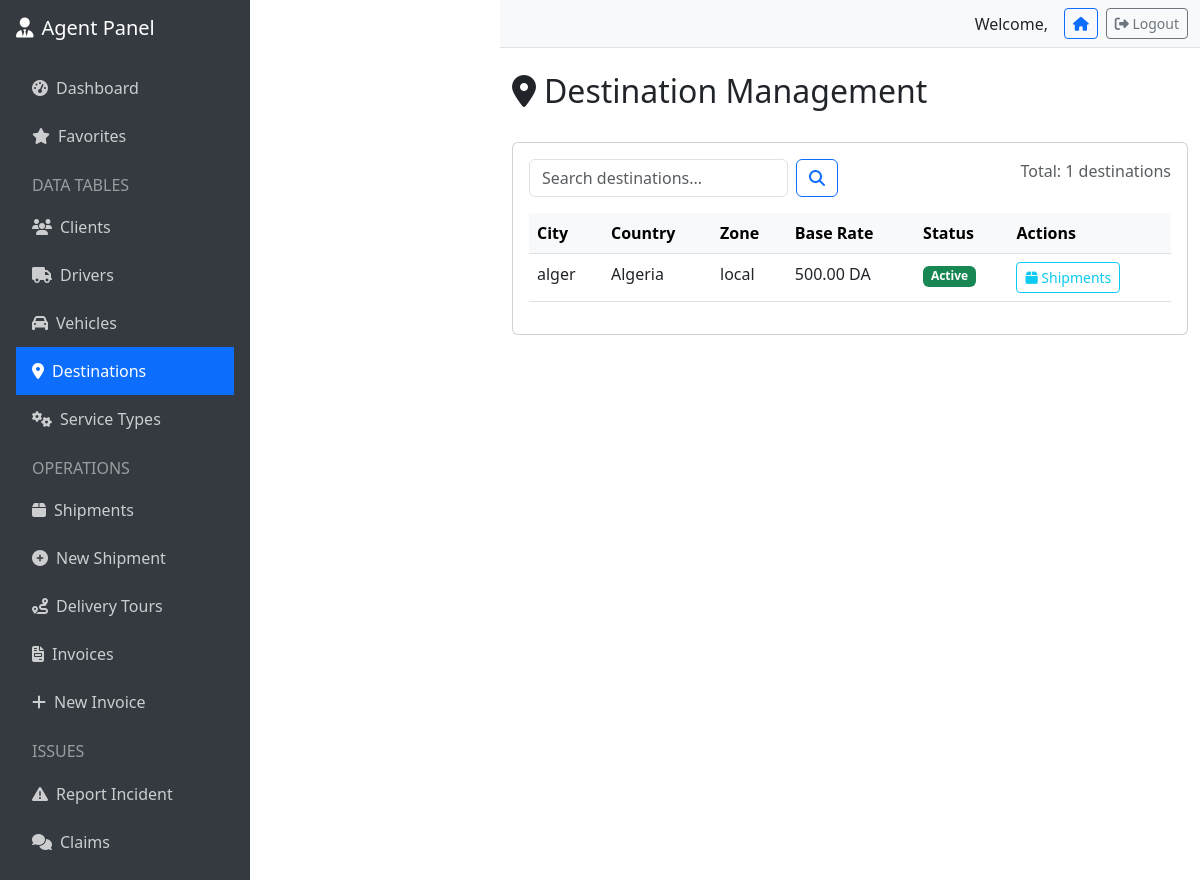
Screenshot of /agent/destinations/ with the database file from the repository.
### common/models.py (models this page shows, shortened)
class Destination(models.Model):
    ZONE_CHOICES = [
        ('local', 'Local'),
        ('national', 'National'),
        ('international', 'International'),
    ]
    code = models.CharField(max_length=10, unique=True, verbose_name="Code")
    city = models.CharField(max_length=100, verbose_name="City")
    state = models.CharField(max_length=100, blank=True, verbose_name="State/Province")
    country = models.CharField(max_length=100, default='Algeria', verbose_name="Country")
    zone = models.CharField(max_length=20, choices=ZONE_CHOICES, verbose_name="Zone")
    base_tariff = models.DecimalField(
        max_digits=10,
        decimal_places=2,
        validators=[MinValueValidator(0)],
        verbose_name="Base Tariff (DA)",
        help_text="Fixed amount for this destination"
    )
    is_active = models.BooleanField(default=True, verbose_name="Active")
    created_at = models.DateTimeField(auto_now_add=True)
    class Meta:
        db_table = 'destinations'
        ordering = ['country', 'city']
        unique_together = ['city', 'country']
        verbose_name = 'Destination'
        verbose_name_plural = 'Destinations'

### agent/views.py (the view)
# urls.py: path('destinations/', views.DestinationListView.as_view(), name='destination_list'),
class DestinationListView(ListView):
    model = Destination
    template_name = 'agent/destination_list.html'
    paginate_by = 20

### agent/templates/agent/destination_list.html (shortened to what this page needs)
{% extends 'agent/base.html' %}
{% block content %}
<div class="d-flex justify-content-between align-items-center mb-4">
    <h2><i class="fas fa-map-marker-alt me-2"></i>Destination Management</h2>
</div>
<div class="card">
    <div class="card-body">
        <div class="row mb-3">
            <div class="col-md-6">
                <form method="get" class="d-flex">
                    <input type="text" name="search" class="form-control me-2"
                           placeholder="Search destinations..." value="{{ request.GET.search }}">
                    <button type="submit" class="btn btn-outline-primary">
                        <i class="fas fa-search"></i>
                    </button>
                </form>
            </div>
            <div class="col-md-6 text-end">
                <span class="text-muted">Total: {{ page_obj.paginator.count }} destinations</span>
            </div>
        </div>
        {% if object_list %}
            <div class="table-responsive">
                <table class="table table-hover">
                    <thead class="table-light">
                        <tr>
                            <th>City</th>
                            <th>Country</th>
                            <th>Zone</th>
                            <th>Base Rate</th>
                            <th>Status</th>
                            <th>Actions</th>
                        </tr>
                    </thead>
                    <tbody>
                        {% for destination in object_list %}
                            <tr>
                                <td>{{ destination.city }}</td>
                                <td>{{ destination.country }}</td>
                                <td>{{ destination.zone }}</td>
                                <td>{{ destination.base_tariff }} DA</td>
                                <td>
                                    <span class="badge bg-{% if destination.is_active %}success{% else %}secondary{% endif %}">
                                        {% if destination.is_active %}Active{% else %}Inactive{% endif %}
                                    </span>
                                </td>
                                <td>
                                    <div class="btn-group" role="group">
                                        <a href="{% url 'agent:shipment_list' %}?destination={{ destination.pk }}"
                                           class="btn btn-sm btn-outline-info">
                                            <i class="fas fa-box"></i> Shipments
                                        </a>
                                    </div>
                                </td>
                            </tr>
                        {% endfor %}
                    </tbody>
                </table>
            </div>
        {% else %}
            <div class="text-center py-5">
                <i class="fas fa-map-marker-alt fa-3x text-muted mb-3"></i>
                <h4>No destinations found</h4>
                <p class="text-muted">No destinations are currently configured in the system.</p>
            </div>
        {% endif %}
    </div>
</div>
{% endblock %}

### rows the page displays
Destination: city "alger", country "Algeria", zone "local", base_tariff "500.00", is_active "Active"

### other values shown
{{ page_obj.paginator.count }} "1"
